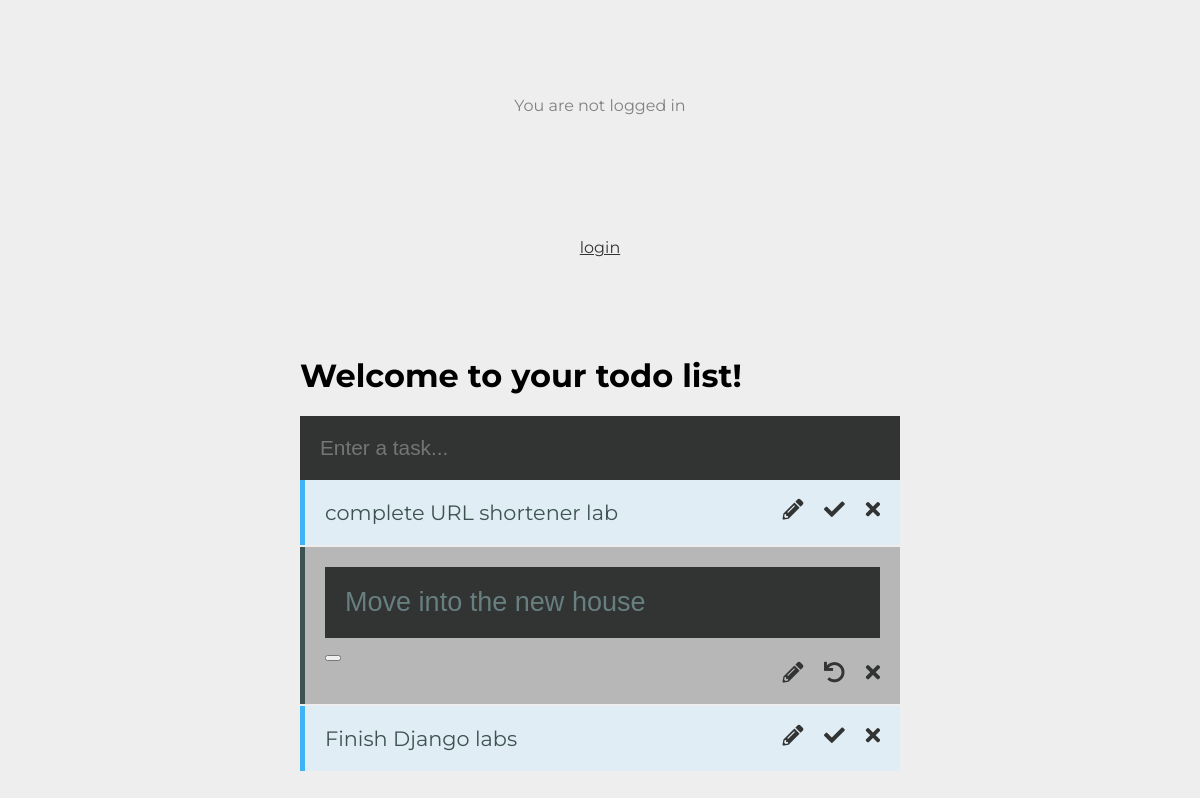
/todos/2/editing, run on the app's committed database.
### todos/models.py (models this page shows, shortened)
class Todo(models.Model):
    text = models.CharField(max_length=250)
    completed = models.BooleanField(default=False)
    created_date = models.DateTimeField(default=timezone.now)
    completed_date = models.DateTimeField(null=True, blank=True)
    def __str__(self):
        return self.text

### todos/views.py (the view)
# urls.py: path('todos/<int:pk>/editing', views.edit_view, name='edit_view'),
def edit_view(request, pk):
    todos = Todo.objects.all().order_by('-created_date', 'completed')
    return render(request, 'todos/index.html', {
        'todos': todos,
        'pk': pk,
        'editing': True
    })

### todos/templates/todos/index.html (shortened to what this page needs)
{% extends "todos/base.html" %}
{% block extra_styles %}
    <link rel="stylesheet" href="https://use.fontawesome.com/releases/v5.8.1/css/all.css">
{% endblock extra_styles %}
{% block login %}
{% if user.is_authenticated %}
  Hi {{ user.username }}!
  <p><a href="{% url 'logout' %}">logout</a></p>
{% else %}
  <p>You are not logged in</p>
  <a href="{% url 'login' %}">login</a>
{% endif %}
{% endblock %}
{% block content %}
    <div id='app'>
        <h1>Welcome to your todo list!</h1>
        <form action="{% url 'todos:add_todo' %}" method='POST'>
            <input id='todo-input' type='text' name='todo' placeholder='Enter a task...' />
        </form>
        <ul id='todos-container'>
            {% for todo in todos %}
                <li class="{% if todo.completed %} completed {% endif %}">
                    {% if editing and todo.pk == pk %}
                        <form action="{% url 'todos:edit_todo' pk=pk %}" method='POST'>
                            <input id="edit" name="todo" type="text" value='{{todo.text}}' />
                            <button type='submit'></button>
                        </form>
                    {% else %}
                        {{ todo }}
                    {% endif %}
                    <a href="{% url 'todos:delete_todo' pk=todo.pk %}"><i class='fa fa-times'></i></a>
                    <a href="{% url 'todos:toggle_todo' pk=todo.pk %}">
                        {% if todo.completed %}
                            <i class="fa fa-undo"></i>
                        {% else %}
                            <i class='fa fa-check'></i>
                        {% endif %}
                    </a>
                    <a href="{% url 'todos:edit_view' pk=todo.pk %}"><i class='fa fa-pencil-alt'></i></a>
                </li>
            {% endfor %}
        </ul>
    </div>
{% endblock content %}

### todos/static/todos/css/stylesheet.css (style rules this page uses)
body { background-color: #EEEEEE; font-family: 'Montserrat', sans-serif; display: grid; grid-template-rows: auto; justify-items: center; padding-top: 50px; }
body, html { margin: 0; height: 100%; }
#app { width: 50%; }
ul { margin: 0; padding: 0; list-style-type: none; }
ul li { padding: 20px; font-size: 1.3em; background-color: #E0EDF4; border-left: 5px solid #3EB3F6; margin-bottom: 2px; color: #3E5252; overflow: hidden; }
.completed { background-color: #b7b7b7; border-left: 5px solid #3E5252; text-decoration-line: line-through; }
p { text-align:center; padding: 30px 0; color: gray; }
input { width: calc(100% - 40px); border: 0; padding: 20px; font-size: 1.3em; background-color: #323333; color: #687F7F; }
a { color: #323333; }
i { float:right; padding-left: 1em; cursor:pointer; }

### data on the page
Todo: text "complete URL shortener lab", completed False (drawn)
Todo: todo "Move into the new house", completed True (drawn)
Todo: text "Finish Django labs", completed False (drawn)
